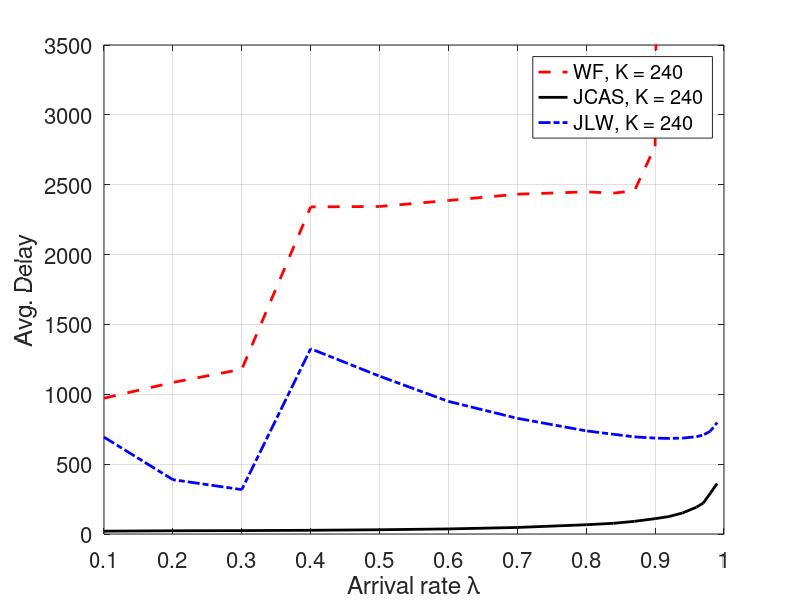
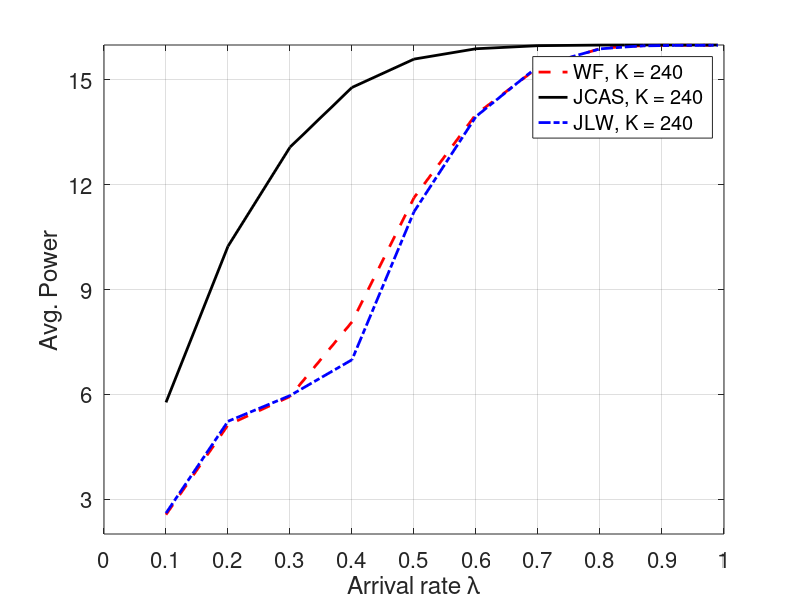
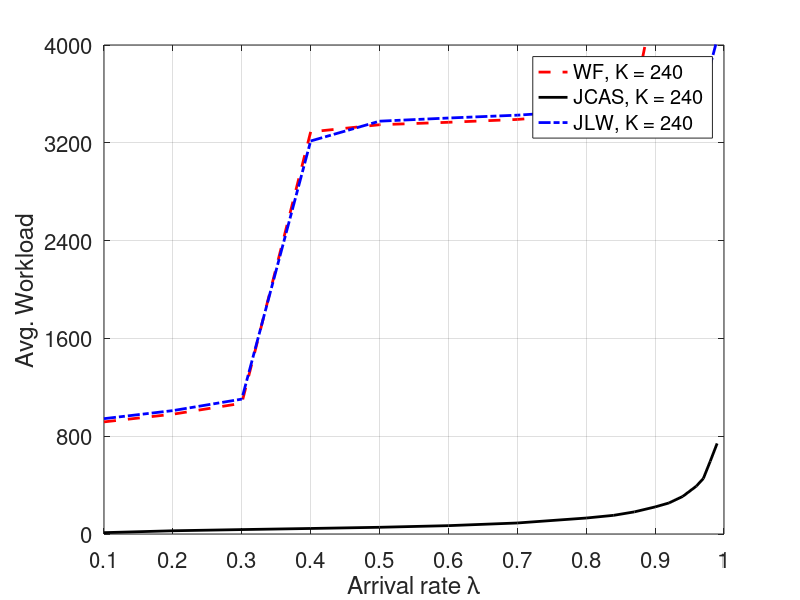

Write the MATLAB code that produced these figures, in order.
%% IN THIS SCRIPT
%% WE HAVE POWER WEIGHT EQUAL TO 240
%% LARGE RIGHT?

WF=[0.1	  917.126611	    2.553167	 972.1025803
0.2	  979.967528	    5.121997	 1084.784027
0.3	 1069.281798	     5.93654	 1179.118379
0.4	 3289.462498	     8.07187	 2341.172769
 0.5	 3347.847448	   11.626775	 2344.270425
 0.6	  3367.83403	    14.01601	 2387.030653
 0.7	 3391.073171	    15.35616	 2432.256693
 0.8	 3435.337722	    15.89564	 2448.837167
0.84	 3478.844263	    15.95966	 2440.093489
0.87	  3566.72831	    15.98142	 2456.443669
 0.9	  4403.56287	   15.991825	 2775.292764
 0.92	 29787.54276	   15.992685	  14502.4483
0.94	  60150.9963	   15.992295	  27871.8898
0.96	 93143.26455	   15.991995	 41016.46205
0.97	  107837.965	   15.992385	 46861.44307
0.98	 123652.0799	   15.991645	  52312.9177];

JLW=[ 0.1	  943.499123	    2.597237	 693.2398983
 0.2	  1009.36813	    5.226872	 388.9200941
 0.3	 1103.301191	    5.962385	 317.6386737
 0.4	 3214.848875	     6.98851	  1326.03219
 0.5	 3376.918381	   11.226685	 1129.624526
 0.6	 3402.704905	   13.953085	  949.036982
 0.7	 3426.049601	   15.391035	 827.9236244
 0.8	 3461.951763	    15.88955	 738.2365823
0.84	  3482.38625	   15.943175	 713.5243196
0.87	 3511.350415	   15.975605	 695.3266054
 0.9	 3542.545662	    15.98335	 686.3720726
0.92	 3575.679025	    15.98912	 684.2516993
0.94	 3612.102977	    15.99046	  686.330956
0.96	 3692.573456	    15.98933	 696.2924623
0.97	 3741.987333	    15.99188	 708.3844568
0.98	 3831.718976	    15.99043	 735.4910291
0.99	 4045.214184	    15.99043	  797.756189];

CA=[ 0.1	   11.044816	    5.768552	 20.30925958
 0.2	   26.412935	   10.239022	 23.12439628
 0.3	   36.201361	   13.074054	 24.35065264
 0.4	   45.248691	   14.784443	 26.67259661
 0.5	   54.949609	   15.596061	 30.41959037
 0.6	   68.336641	   15.892614	 36.35780533
 0.7	   90.118316	    15.98023	 46.86992821
 0.8	   130.66228	   15.997987	 66.23075815
0.84	  152.893419	   15.999502	 76.80812787
0.87	  181.134332	   15.999724	 90.63542932
 0.9	  221.469282	   15.999898	 109.8238085
0.92	  253.633047	   15.999926	  124.965873
0.94	  306.992806	   15.999946	 150.8550961
0.96	  392.036037	   15.999948	 191.8705657
0.97	  453.825046	   15.999948	 222.1606669
0.98	  594.607836	   15.999948	 290.8041803
0.99	  740.843895	   15.999948	  361.376835];

if(1)%% Delay
    figure
    hold on
    plot(WF(:,1),(WF(:,4)),'r--','MarkerSize',10,'LineWidth',2);
    plot(CA(:,1),(CA(:,4)),'k','MarkerSize',10,'LineWidth',2);
    plot(JLW(:,1),(JLW(:,4)),'b-.','MarkerSize',10,'LineWidth',2);
    xlabel('Arrival rate \lambda','FontSize',16)
    ylabel('Avg. Delay','FontSize',16)
    grid on
    box on
    legend('WF, K = 240','JCAS, K = 240','JLW, K = 240')
    axis([0.1 1 0 3500])
    set(gca,'xtick',[0:0.1:1],'ytick',[0:500:3500])
    set(gca,'fontsize',16)
end
if(1) %% Power
    figure
    hold on
    plot(WF(:,1),(WF(:,3)),'r--','MarkerSize',10,'LineWidth',2);
    plot(CA(:,1),(CA(:,3)),'k','MarkerSize',10,'LineWidth',2);
    plot(JLW(:,1),(JLW(:,3)),'b-.','MarkerSize',10,'LineWidth',2);
    xlabel('Arrival rate \lambda','FontSize',16)
    ylabel('Avg. Power','FontSize',16)
    grid on
    box on
    legend('WF, K = 240','JCAS, K = 240','JLW, K = 240')
    set(gca,'xtick',[0:0.1:1],'ytick',[0:3:18])
    set(gca,'fontsize',16)
end
if(1)  %% Workload
    figure
    hold on
    plot(WF(:,1),(WF(:,2)),'r--','MarkerSize',10,'LineWidth',2);
    plot(CA(:,1),(CA(:,2)),'k','MarkerSize',10,'LineWidth',2);
    plot(JLW(:,1),(JLW(:,2)),'b-.','MarkerSize',10,'LineWidth',2);
    xlabel('Arrival rate \lambda','FontSize',16)
    ylabel('Avg. Workload','FontSize',16)
    grid on
    box on
    legend('WF, K = 240','JCAS, K = 240','JLW, K = 240')
    axis([0.1 1 0 4000])
    set(gca,'xtick',[0:0.1:1],'ytick',[0:800:4000])
    set(gca,'fontsize',16)
end